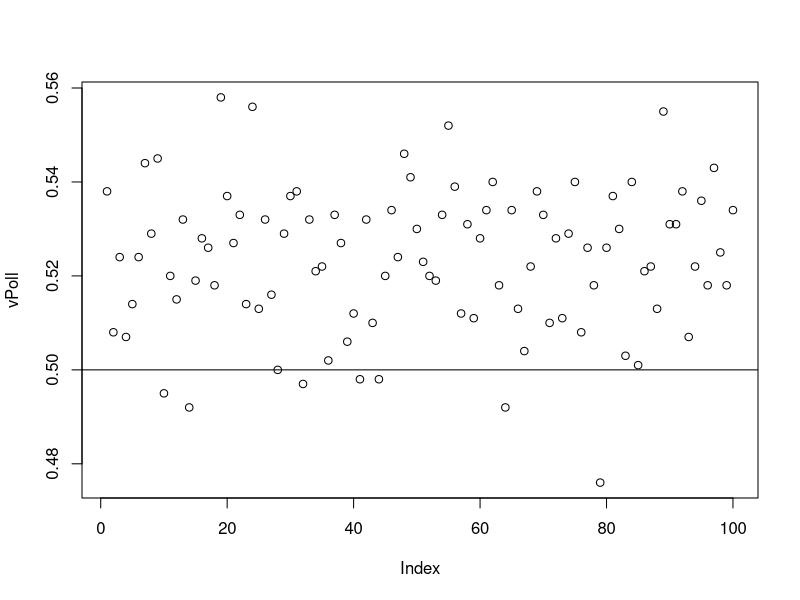

R code for this plot:

# Chapter 1

# problem 10: martingale doubling system


simChpt1_q10_2 <- function(x){
	simChpt1_q10(winN, loseN)
}
simChpt1_q10 <- function(winVal, loseVal) {
	winnings <- 0
	bet <- 1 #inital bet
	won <- TRUE #false if lost last game 
	while(winnings > loseVal && winnings <= winVal){
		if(won){
			bet <- 1
		}
		else{
		#double bet if lose
			bet <- bet * 2
		}

		won <- winOrLose() #In R 1 is true, 0 is false
		winnings <- winnings +  payout(bet, won)

	}
	if(winnings > 0){
		bust <- 0
	}
	else{
		bust <- 1
	}
	return(bust)
}



payout <- function(bet, winOrLoseVal){


	if(winOrLoseVal){ 
		return(bet * 2) #assuming 1:1 odds
	}
	else{
		return(-1* bet) #lose money bet
	}
}

winOrLose <- function(x){
		spin <- runif(1, min=0, max = 1)
		if(spin <= .5){
			return(1)
		}
		else {

			return(0)
		}
}



winN <- 5
loseN <- -100

n <- 10^5

v <- vector(mode = "integer", length = n)

v <- sapply(v, simChpt1_q10_2)

p <- mean(v)
# same as sum(v)/length(v) so p is proportion of wins

#I got 0.01929 so less than 2% wins

# 13: 2 hospitals

boyOrGirl <- winOrLose

smallHospital <- 15
largeHospital <- 45
n <- 100000

boysBornOnDay <- function(nBorn){
	v <- vector(mode = "integer", length = nBorn)
	v <- sapply(v, boyOrGirl)
	return(sum(v))
}


simHospitalSmall <- function(x){
	boysBornOnDay(smallHospital)/ smallHospital
}

simHospitalLarge <- function(x){
	boysBornOnDay(largeHospital) / largeHospital
}


hospitalLarge <- vector(mode = "integer", length = n)
hospitalSmall <- vector(mode = "integer", length = n)

hospitalLarge <- vapply(hospitalLarge, FUN = simHospitalLarge, FUN.VALUE = c(9.9))
hospitalSmall <- vapply(hospitalSmall, FUN = simHospitalSmall, FUN.VALUE = c(9.9))

hospitalLargeOver60Percent <- ifelse(hospitalLarge > .6, 1, 0 )
hospitalSmallOver60Percent <- ifelse(hospitalSmall > .6, 1, 0 )

cat("large:", mean(hospitalLargeOver60Percent), "small:", mean(hospitalSmallOver60Percent), "\n")

# so b. Makes sense, since it must be an integer number of boys 
# smaller hospital has over 60% with less boys over expected value
# if it were not discrete, wouldnt expect a difference


# 12: Poll simulation

percentDem1 <- 52
percentRep1 <- 48
n1 <- 1000
n2 <- 3000
numSims <- 100
percentRep2 <- 49
percentDem2 <- 51

dem <- function(percentDem, n = n){
		poll <- runif(n, min=0, max = 1)
		v <- ifelse(poll <= percentDem/100, 1, 0)
		return(mean(v))
}

simDemVsRep <- function(percent, n, size){
	v <- rep(percent, size)
	v <- mapply(FUN = dem, v, MoreArgs = list(n = n))
	return(v)
}

vPoll <- simDemVsRep(percentDem1, n = n1,size = numSims)
plot(vPoll)
abline(a = 1/2, b = 0)
vPoll <- ifelse(vPoll > .5, 1, 0) #returns one if dems win
percentageOfDemWins1 <- mean(vPoll)

vPoll2 <- simDemVsRep(percentDem2, n = n1, size = numSims)
vPoll3 <- simDemVsRep(percentDem2, n = n2, size = numSims)
percentageOfDemWins2 <-mean(vPoll2)
percentageOfDemWins3 <-mean(vPoll3)
#seems close elections are harder to poll, which makes sense
cat("First Simulation: ", percentageOfDemWins1, "\nSecond Simulation: ", percentageOfDemWins2, "\nThird Simulation: ", percentageOfDemWins3, "\n")
